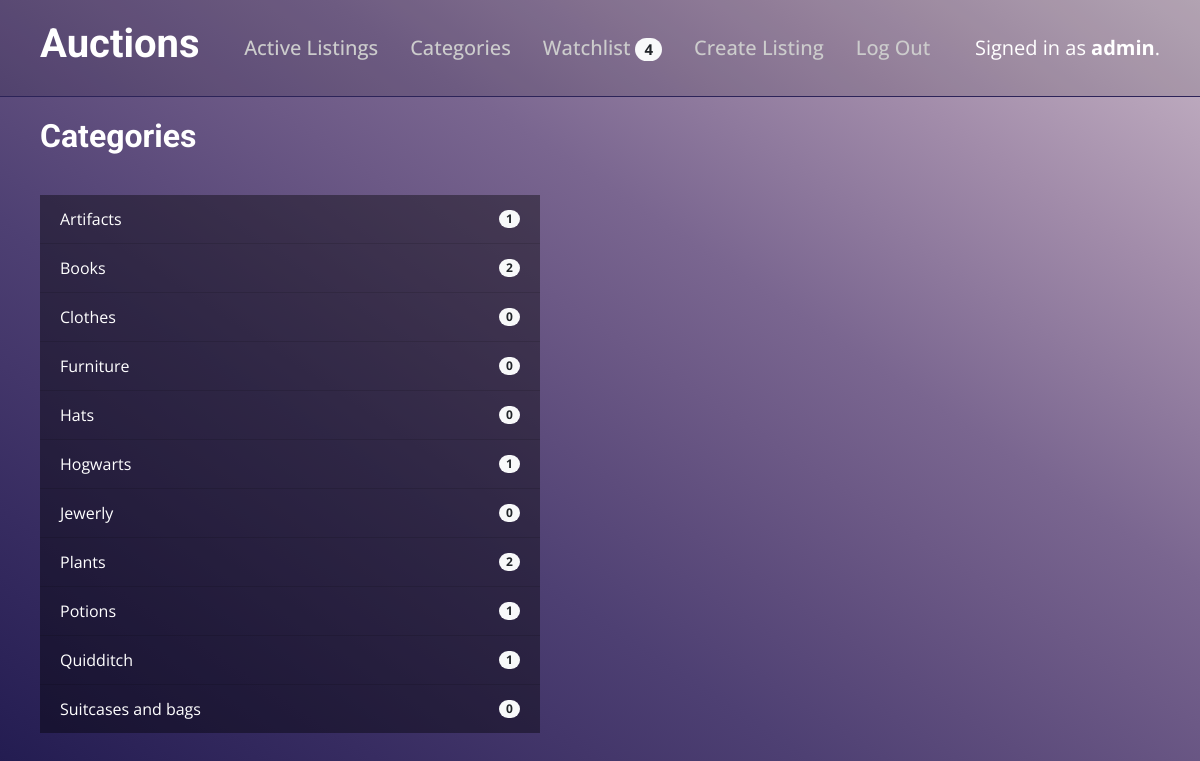
Page /categories (signed in) on the committed database.
### auctions/models.py (models this page shows, shortened)
class User(AbstractUser):
    pass

class Watchlist(models.Model):
    user = models.ForeignKey('User', on_delete=models.CASCADE, related_name='watchlist')
    listings = models.ManyToManyField(Listing)

class Category(models.Model):
    name = models.CharField(max_length=100, unique=True)

### auctions/views.py (the view)
# urls.py: path('categories', views.categories, name='categories'),
def categories(request):
    return render(request, 'auctions/categories.html')

### auctions/templatetags/category_tags.py (called while the page is built)
@register.inclusion_tag('auctions/category_list.html')
def category_list():
    categories = Category.objects.all().order_by('name')
    categories_data = []
    for category in categories:
        count = category.listings.filter(active=True).count()
        categories_data.append({
            'name': category.name,
            'count': count,
            'id': category.id
        })
    return {'categories': categories_data}

### auctions/templatetags/watchlist_tags.py (called while the page is built)
@register.simple_tag(takes_context=True)
def watchlist_count(context):
    request = context['request']
    if request.user.is_authenticated:
        watchlist, created = Watchlist.objects.get_or_create(user=request.user)
        return watchlist.listings.count()
    return 0

### auctions/templates/auctions/categories.html
{% extends "auctions/layout.html" %}
{% load category_tags %}
{% block body %}
    <h2>Categories</h2>
    {% category_list %}
{% endblock %}

### auctions/templates/auctions/layout.html (shortened to what this page needs)
{% load static %}
{% load watchlist_tags %}
<!DOCTYPE html>
<html lang="en">
    <head>
        <link rel="stylesheet" href="https://stackpath.bootstrapcdn.com/bootstrap/4.4.1/css/bootstrap.min.css">
        <link href="{% static 'auctions/styles.css' %}" rel="stylesheet">
    </head>
    <body>
        <header>
            <h1>Auctions</h1>
            <ul class="nav">
                <li class="nav-item">
                    <a class="nav-link" href="{% url 'index' %}">Active Listings</a>
                </li>
                {% if user.is_authenticated %}
                    <li class="nav-item">
                        <a class="nav-link" href="{% url 'categories' %}">Categories</a>
                    </li>
                    <li class="nav-item">
                        <a class="nav-link" href="{% url 'watchlist' %}">Watchlist<span class="badge badge-pill badge-light">{% watchlist_count %}</span></a>
                    </li>
                    <li class="nav-item">
                        <a class="nav-link" href="{% url 'listing_create' %}">Create Listing</a>
                    </li>
                    <li class="nav-item">
                        <a class="nav-link" href="{% url 'logout' %}">Log Out</a>
                    </li>
                {% endif %}
            </ul>
            <div>
                {% if user.is_authenticated %}
                    Signed in as <strong>{{ user.username }}</strong>.
                {% else %}
                    Not signed in.
                {% endif %}
            </div>
        </header>
        {% block body %}
        {% endblock %}
    </body>
</html>

### auctions/templates/auctions/category_list.html
<div class="list-group list-group-flush">
    {% for cat in categories %}
        <a href="{% url 'category_listings' cat.id %}" class="list-group-item list-group-item-action d-flex justify-content-between align-items-center">
            {{ cat.name }}
            <span class="badge badge-pill badge-light">{{ cat.count }}</span>
        </a>
    {% endfor %}
</div>

### auctions/static/auctions/styles.css (style rules this page uses)
body { height: 100vh; background-image: linear-gradient(to right top, #201a4f, #2c2358, #372c61, #43366a, #4e4073, #5d4c7c, #6c5986, #7a6690, #8e799d, #a28caa, #b5a1b8, #c7b6c7); background-size: cover; background-repeat: no-repeat; background-attachment: fixed; color: #ffffff; margin: 0; font-size: 16px; font-family: "Open Sans", sans-serif; }
header { margin: 0; padding: 20px 40px; display: flex; align-items: center; justify-content: space-between; border-bottom: 1px solid #2c2358; font-size: 20px; background-color: rgba(0, 0, 0, 0.1); }
h1, h2, h3 { font-family: "Roboto", sans-serif; font-weight: 700; }
.nav-link { text-decoration: none; color: #CCCCCC; cursor: pointer; font-weight: 500; }
.badge { margin-left: 5px; }
h2 { margin: 20px 40px 40px; }
.list-group { margin: 40px; max-width: 500px; }
.list-group-item { background-color: rgba(0, 0, 0, 0.4); color: #ffffff; }

### rows in the picture
User: id "4", username "admin"
Category: name "Artifacts"
Category: name "Books"
Category: name "Clothes"
Category: name "Furniture"
Category: name "Hats"
Category: name "Hogwarts"
Category: name "Jewerly"
Category: name "Plants"
Category: name "Potions"
Category: name "Quidditch"
Category: name "Suitcases and bags"

### other values in the picture
{{ cat.count }} "1" "2" "0" "0" "0" "1" "0" "2" "1" "1" "0"
